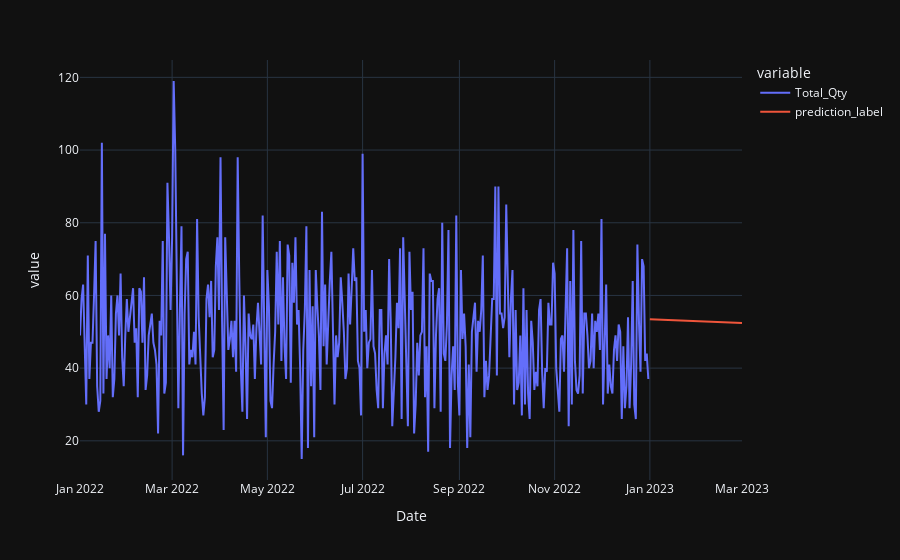

Source (notebook cell):
### Code cell
concat_df = pd.concat([model_df2.drop(columns='moving_average'), predictions_future], axis=0)

fig = px.line(concat_df, x='Date', y=['Total_Qty', 'prediction_label'], template='plotly_dark')
fig.show()

### Figure 1 — Plotly figure (JSON) as saved in the notebook; plotly's stock layout.template omitted (floating-point values rounded to 4 significant figures; data arrays with more than 128 entries replaced by an {"elided": "..."} marker saying what was removed)
{"data": [{"hovertemplate": "variable=Total_Qty<br>Date=%{x}<br>value=%{y}<extra></extra>", "legendgroup": "Total_Qty", "line": {"color": "#636efa", "dash": "solid"}, "marker": {"symbol": "circle"}, "mode": "lines", "name": "Total_Qty", "orientation": "v", "showlegend": true, "type": "scatter", "x": {"elided": "368 str values"}, "xaxis": "x", "y": {"elided": "368 int values"}, "yaxis": "y"}, {"hovertemplate": "variable=prediction_label<br>Date=%{x}<br>value=%{y}<extra></extra>", "legendgroup": "prediction_label", "line": {"color": "#EF553B", "dash": "solid"}, "marker": {"symbol": "circle"}, "mode": "lines", "name": "prediction_label", "orientation": "v", "showlegend": true, "type": "scatter", "x": {"elided": "368 str values"}, "xaxis": "x", "y": {"elided": "368 float values"}, "yaxis": "y"}], "layout": {"legend": {"title": {"text": "variable"}, "tracegroupgap": 0}, "margin": {"t": 60}, "xaxis": {"anchor": "y", "domain": [0, 1], "title": {"text": "Date"}}, "yaxis": {"anchor": "x", "domain": [0, 1], "title": {"text": "value"}}}}
